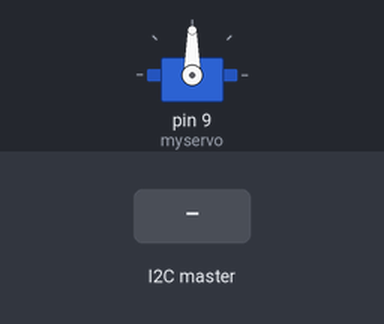
This sketch was run on a simulated Arduino Uno, built with avr-gcc and run on an emulated ATmega328P. Parts: servo. The inputs (shaded band) are chosen by the test bench. What the sketch prints to the serial monitor is not drawn.

Above: at 1.2 s.
1.3 s: the I2C master sends the byte 1
At 2.5 s:
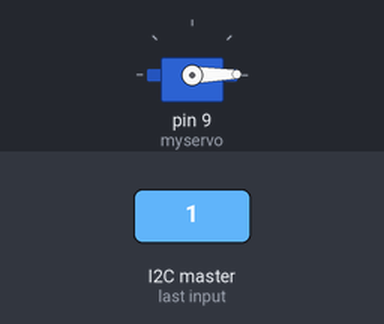
2.8 s: the I2C master sends the byte 200
At 3.7 s:
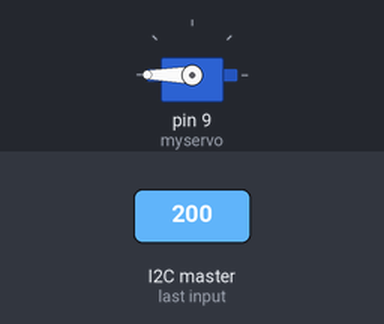
4.3 s: the I2C master sends the byte 90
At 4.8 s:
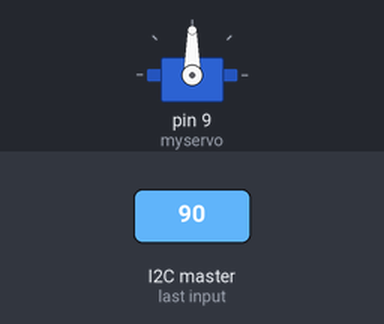
Timing chart, 0 to 7.3 s (numbered marks = the images above; inputs shaded):
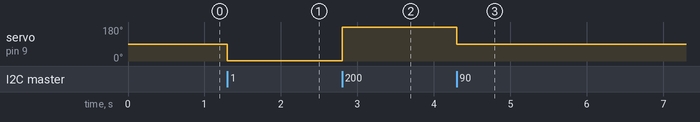

Measured:
- after the input at 1.3 s, servo on pin 9 (myservo): 90° → 1° at once
- after the input at 2.8 s, servo on pin 9 (myservo): 1° → 180° at once
- after the input at 4.3 s, servo on pin 9 (myservo): 180° → 90° at once

The sketch:

_1214-slave.ino
```cpp
#include <Wire.h>
// 使用可變電阻控制 Servo 的旋轉角度
// by Michal Rinott <http://people.interaction-ivrea.it/m.rinott>

// 引用 Servo Library
#include <Servo.h>

// 建立一個 Servo 物件
Servo myservo;

void setup() {
  myservo.attach(9);
  Wire.begin(8);                // join i2c bus with address #8
  Wire.onReceive(receiveEvent); // register event
  Serial.begin(115200);           // start serial for output
}

void loop() {
  delay(1500);

}

// function that executes whenever data is received from master
// this function is registered as an event, see setup()
void receiveEvent(int howMany) {
    int c = Wire.read(); // receive byte as a character
    Serial.print(c);         // print the character
  myservo.write(c);                  // 設定 Servo 旋轉角度

  delay(15);                           // 等待 Servo 旋轉指定的位置


}
```
